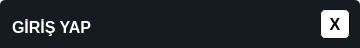
<?xml version="1.0" encoding="UTF-8"?>
<ui version="4.0">
 <class>Form</class>
 <widget class="QWidget" name="Form">
   
  <widget class="QLabel" name="label">
   <property name="geometry">
    <rect>
     <x>0</x>
     <y>0</y>
     <width>360</width>
     <height>48</height>
    </rect>
   </property>
   <property name="styleSheet">
    <string notr="true">background-color:#161B21;
border-top-left-radius:5px;
border-top-right-radius:5px;</string>
   </property>
   <property name="text">
    <string/>
   </property>
  </widget>
  <widget class="QLabel" name="label_3">
   <property name="geometry">
    <rect>
     <x>12</x>
     <y>12</y>
     <width>201</width>
     <height>31</height>
    </rect>
   </property>
   <property name="styleSheet">
    <string notr="true">color: rgb(255, 255, 255);
font-weight:bold;
font-size:16px;</string>
   </property>
   <property name="text">
    <string>GİRİŞ YAP</string>
   </property>
  </widget>
  <widget class="QPushButton" name="pushButton_2">
   <property name="geometry">
    <rect>
     <x>320</x>
     <y>9</y>
     <width>30</width>
     <height>30</height>
    </rect>
   </property>
   <property name="styleSheet">
    <string notr="true">background-color:#fff;
border-radius:5px;
border:1px solid #0D1017;
font-size:16px;
font-weight:bold;
padding:5px;
</string>
   </property>
   <property name="text">
    <string>X</string>
   </property>
  </widget>
 </widget>
 <resources/>
 <connections/>
</ui>
